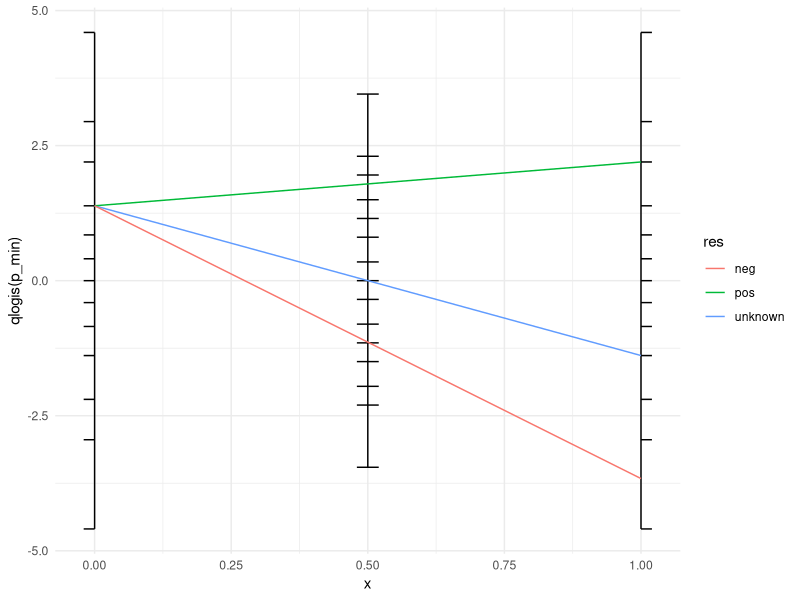
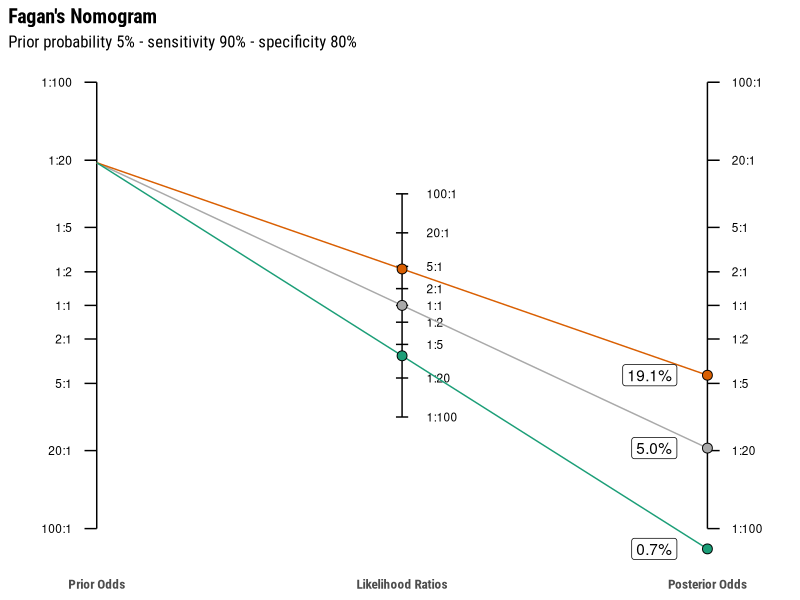

Write R code to recreate these figures, in order.
#build a nomogram

library(tidyverse)
library(glue)

tpf <- .9
fpf <- .2

plr <- function(tpf, fpf) tpf/fpf
nlr <- function(tpf, fpf) (1-tpf)/(1-fpf)
post <- function(pre, lr) pre*lr

make_data <- function(tpf, fpf, pre) {
  tibble(
    p1 = rep(pre, 3),
    res = c("unknown", "pos", "neg"),
    lr = c(1, plr(tpf, fpf), nlr(tpf, fpf))
  ) |>
    mutate(p2 = p1 * lr)
}

#prob seq
p_half_seq <- c(.01, .05, .1, .2, .3, .4 )
p_seq <- c(p_half_seq, .5, 1-rev(p_half_seq))
p_seq

#ratio seq
r_half_seq <- c(2, 5, 10, 20, 50, 100, 1000)
r_seq <- c(1/rev(r_half_seq), 1, r_half_seq)

ax_p <- tibble(y = p_seq)
ax_r <- tibble(y = r_seq)

p_min <- min(p_seq)
r_min <- min(r_seq)
tw <- .02

ggplot()+
  #left
  geom_segment(aes(x = 0, xend = 0, y = qlogis(p_min), yend = qlogis(1 - p_min))) +
  geom_segment(data = ax_p, aes(x = -tw, xend = 0, y = qlogis(y), yend = qlogis(y))) +
  #right
  geom_segment(aes(x = 1, xend = 1, y = qlogis(p_min), yend = qlogis(1 - p_min)))+
  geom_segment(data = ax_p, aes(x = 1, xend = 1 + tw, y = qlogis(y), yend = qlogis(y))) +
  #middle
  geom_segment(aes(x = .5, xend = .5, y = log(r_min)/2, yend = log(r_min^-1)/2))+
  geom_segment(data = ax_r, aes(x = .5 - tw, xend = .5 + tw, y = log(y)/2, yend = log(y)/2)) +

  #data
  geom_segment(data=make_data(tpf, fpf, .2), aes(x=0, xend=1, y=-qlogis(p1), yend=qlogis(p2), col = res))+
  theme_minimal()



build_ax_data <- function(odds = c(2, 5, 20, 100)) {
  len <- length(odds)
  data <- tibble(
    a = c(rep(1, len+1), odds),
    b = c(odds, rep(1, len+1))
  )
  data |> 
    mutate(
      odds = a/b,
      p = odds / (1+odds),
      label = paste0(a, ":", b)
    )
}

data_p <- build_ax_data() |>
  mutate(y = log(odds))
data_p_lim <- range(data_p$y)

data_r <- build_ax_data(c(2, 5, 20, 100)) |>
  mutate(y = log(odds)/2)
data_r_lim <- range(data_r$y)


## Graph parameters
##

# tick width
tw <- 0.02

# from colorbrewer
col1 <- "#1b9e77"
col2 <- "#d95f02"
theme_col <- c("before" = "darkgrey", "negative" = col1, "positive" = col2)


## Data parameters
##

# se, sp, prior
se <- .9
sp <- .8
p <- 0.05

build_data <- function(se, sp, p){
  #positive and neg likelihood ratios
  plr <- se / (1-sp)
  nlr <- (1-se) / sp
  
  #prior odds
  o1 <- p / (1-p)
  
  data <- tibble(
    o1 = rep(o1, 3), 
    lr = c(1, plr, nlr),
    name = c("before", "positive", "negative"),
    label = c("", "+", "-")
  )
  data |>
    mutate(o2 = o1*lr)
}

test <- build_data(se = se, sp = sp, p = p) |>
  mutate(label2 = paste0(sprintf(o2/(1+o2)*100, fmt="%#.1f"),"%"))


## A little bit verbose, but this allows fine tuning of the layers
##
gg <- ggplot() +
  #left axis is reversed (but many things are symmetrical)
  geom_segment(aes(x = 0, xend = 0, y = data_p_lim[1], yend = data_p_lim[2])) +
  geom_segment(
    data = data_p,
    aes(x = -tw, xend = 0, y = y, yend = y)
  ) +
  geom_text(data = data_p, aes(x = 0, y = -y, label = label),
            hjust = "right", nudge_x = -tw*2, size = 3) +
  #right axis
  geom_segment(aes(x = 1, xend = 1, y = data_p_lim[1], yend = data_p_lim[2])) +
  geom_segment(
    data = data_p,
    aes(x = 1 + tw, xend = 1, y = y, yend = y)
  ) +
  geom_text(data = data_p, aes(x = 1, y = y, label = label),
            hjust = "left", nudge_x = tw*2, size = 3) +
  #middle axis
  geom_segment(aes(x = 0.5, xend = 0.5, y = data_r_lim[1], yend = data_r_lim[2])) +
  geom_segment(
    data = data_r,
    aes(x = 0.5 - tw/2, xend = 0.5 + tw/2, y = y, yend = y)
  ) +
  geom_text(data = data_r, aes(x = 0.5, y = y, label = label),
            hjust = "left", nudge_x = tw*2, size = 3) +
  
  # data
  # 3 lines
  geom_segment(data = test, aes(x=0,  xend = 1, y = -log(o1), yend = log(o2), colour = name))+
  # LR
  geom_point(data = test, aes(x= .5, y =  log(lr)/2, fill = name), shape = 21, size = 3)+
  # posterior odds
  geom_point(data = test, aes(x= 1, y =  log(o2), fill = name), shape = 21, size = 3)+
  # add values for posteriors odds but converted as proba %
  geom_label(data = test, aes(x = 1, y = log(o2), label = label2), 
             hjust = "right", nudge_x = -.05)


## Scales, coord and labs
gg <- gg  +
  coord_cartesian(xlim = c(-tw * 4, 1 + 4 * tw)) +
  scale_color_manual(values = theme_col, guide="none")+
  scale_fill_manual(values = theme_col, guide="none") +
  scale_x_continuous(
    name = NULL, 
    breaks=c(0, .5, 1),
    labels=c("Prior Odds","Likelihood Ratios","Posterior Odds")) +
  labs(
    title = "Fagan's Nomogram",
    subtitle = glue(
      "Prior probability {round(100* p)}% - ",
      "sensitivity {round(100 * se)}% - ",
      "specificity {round(100 * sp)}%"
    ))
  

## Theme

# Arg for minimal and update other param
gg + 
  theme_minimal(
    base_size = 12,
    base_family = "Roboto Condensed")+
  theme(
    panel.grid.major = element_blank(),
    panel.grid.minor = element_blank(),
    plot.title = element_text(face = "bold"),
    plot.title.position = "plot",
    axis.title.y = element_blank(),
    axis.text.y = element_blank(),
    axis.ticks.y = element_blank(),
    axis.text.x = element_text(face = "bold")
  )
